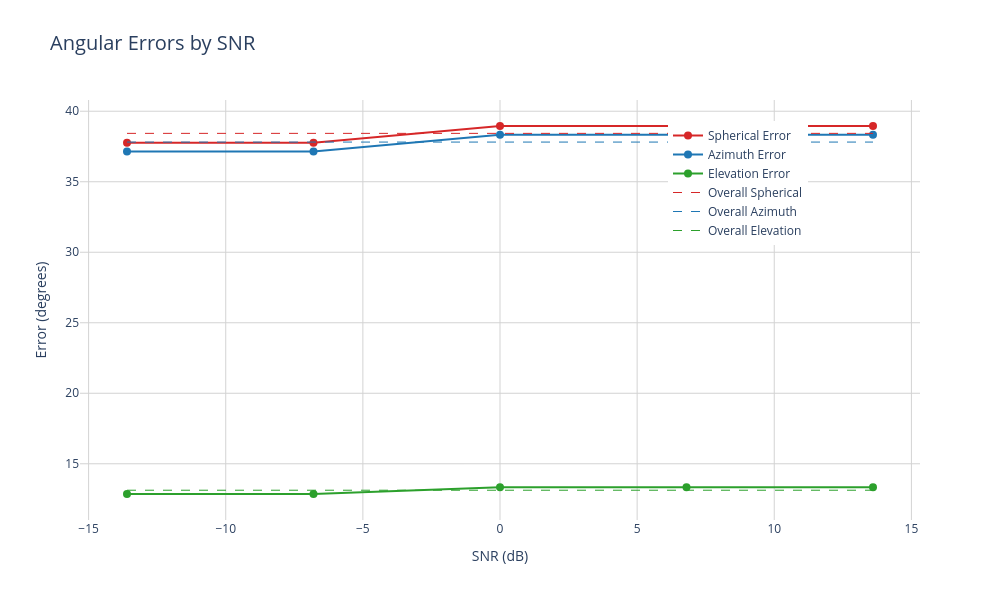

Notebook source saved alongside this figure:
### Markdown cell above
### Plot1

### Code cell
# Plot 1: Angular Errors by SNR
title_suffix = ""
fig = go.Figure()

fig.add_trace(go.Scatter(
    x=snr_values, y=spherical_errors,
    mode='lines+markers',
    name='Spherical Error',
    line=dict(color='#D62728', width=2),
    marker=dict(size=8)
))
fig.add_trace(go.Scatter(
    x=snr_values, y=azimuth_errors,
    mode='lines+markers',
    name='Azimuth Error',
    line=dict(color='#1f77b4', width=2),
    marker=dict(size=8)
))
fig.add_trace(go.Scatter(
    x=snr_values, y=elevation_errors,
    mode='lines+markers',
    name='Elevation Error',
    line=dict(color='#2ca02c', width=2),
    marker=dict(size=8)
))

# Add overall average lines
fig.add_trace(go.Scatter(
    x=[min(snr_values), max(snr_values)],
    y=[overall_results['spherical_error'].item()] * 2,
    mode='lines',
    name='Overall Spherical',
    line=dict(color='#D62728', width=1, dash='dash'),
    showlegend=True
))

fig.add_trace(go.Scatter(
    x=[min(snr_values), max(snr_values)],
    y=[overall_results['azimuth_error'].item()] * 2,
    mode='lines',
    name='Overall Azimuth',
    line=dict(color='#1f77b4', width=1, dash='dash'),
    showlegend=True
))

fig.add_trace(go.Scatter(
    x=[min(snr_values), max(snr_values)],
    y=[overall_results['elevation_error'].item()] * 2,
    mode='lines',
    name='Overall Elevation',
    line=dict(color='#2ca02c', width=1, dash='dash'),
    showlegend=True
))

fig.update_layout(
    title=dict(text=f"Angular Errors by SNR{title_suffix}", font=dict(size=20)),
    xaxis=dict(title="SNR (dB)", tickfont=dict(size=12), showgrid=True, gridcolor='lightgray', zeroline=False),
    yaxis=dict(title="Error (degrees)", tickfont=dict(size=12), showgrid=True, gridcolor='lightgray'),
    width=1000,
    height=600,
    paper_bgcolor="white",
    plot_bgcolor="white",
    legend=dict(x=0.7, y=0.95)
)

fig.show()
# print([overall_results['spherical_error']]*2)

### Figure 1 — Plotly figure (JSON) as saved in the notebook; plotly's stock layout.template omitted (floating-point values rounded to 4 significant figures)
{"data": [{"line": {"color": "#D62728", "width": 2}, "marker": {"size": 8}, "mode": "lines+markers", "name": "Spherical Error", "x": [-13.6, -6.8, 0.0, 6.8, 13.6], "y": [37.76, 37.76, 38.95, 38.95, 38.95], "type": "scatter"}, {"line": {"color": "#1f77b4", "width": 2}, "marker": {"size": 8}, "mode": "lines+markers", "name": "Azimuth Error", "x": [-13.6, -6.8, 0.0, 6.8, 13.6], "y": [37.14, 37.14, 38.33, 38.33, 38.33], "type": "scatter"}, {"line": {"color": "#2ca02c", "width": 2}, "marker": {"size": 8}, "mode": "lines+markers", "name": "Elevation Error", "x": [-13.6, -6.8, 0.0, 6.8, 13.6], "y": [12.86, 12.86, 13.33, 13.33, 13.33], "type": "scatter"}, {"line": {"color": "#D62728", "dash": "dash", "width": 1}, "mode": "lines", "name": "Overall Spherical", "showlegend": true, "x": [-13.6, 13.6], "y": [38.43, 38.43], "type": "scatter"}, {"line": {"color": "#1f77b4", "dash": "dash", "width": 1}, "mode": "lines", "name": "Overall Azimuth", "showlegend": true, "x": [-13.6, 13.6], "y": [37.81, 37.81], "type": "scatter"}, {"line": {"color": "#2ca02c", "dash": "dash", "width": 1}, "mode": "lines", "name": "Overall Elevation", "showlegend": true, "x": [-13.6, 13.6], "y": [13.12, 13.12], "type": "scatter"}], "layout": {"title": {"font": {"size": 20}, "text": "Angular Errors by SNR"}, "xaxis": {"tickfont": {"size": 12}, "title": {"text": "SNR (dB)"}, "showgrid": true, "gridcolor": "lightgray", "zeroline": false}, "yaxis": {"tickfont": {"size": 12}, "title": {"text": "Error (degrees)"}, "showgrid": true, "gridcolor": "lightgray"}, "legend": {"x": 0.7, "y": 0.95}, "width": 1000, "height": 600, "paper_bgcolor": "white", "plot_bgcolor": "white"}}
